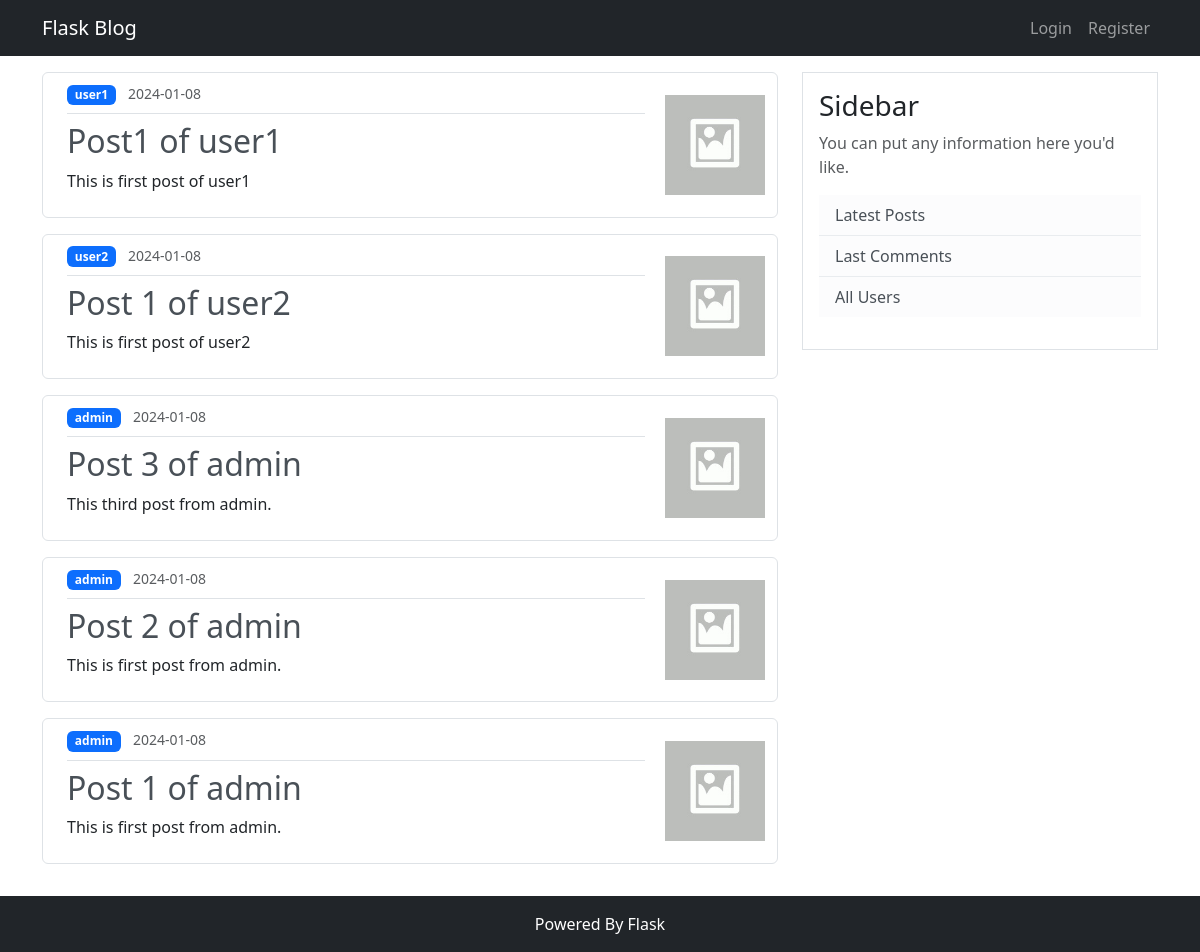
The page / on the database its author committed.
### main/models.py (models this page shows, shortened)
class Post(db.Model):
    __tablename__ = "post"
    id: Mapped[int] = mapped_column(Integer, primary_key=True)
    title: Mapped[str] = mapped_column(String(100), nullable=False)
    date_posted: Mapped[datetime] = mapped_column(DateTime, default=func.now())
    content: Mapped[str] = mapped_column(Text, nullable=False)
    is_public: Mapped[bool] = mapped_column(Boolean, default=False)
    image_file: Mapped[str] = mapped_column(
        String(120), nullable=False, default="default_thumbnail.jpg"
    )
    author_id: Mapped[int] = mapped_column(ForeignKey("user.id"))
    author: Mapped["User"] = relationship(back_populates="posts")

class User(db.Model, UserMixin):
    __tablename__ = "user"
    id: Mapped[int] = mapped_column(Integer, primary_key=True)
    username: Mapped[str] = mapped_column(String(20), unique=True, nullable=False)
    email: Mapped[str] = mapped_column(String(120), unique=True, nullable=False)
    image_file: Mapped[str] = mapped_column(
        String(20), nullable=False, default="default.png"
    )
    password: Mapped[str] = mapped_column(String(60))
    role: Mapped[Roles] = mapped_column(Enum(Roles), default=Roles.AUTHOR)
    posts: Mapped[list["Post"]] = relationship(back_populates="author")

### main/views.py (the view)
@main.route("/")
def index():
    posts = services.get_all_filter_by(Post, is_public=True)
    return render_template("index.html", posts=posts)

### main/services.py (called while the page is built)
def get_all_filter_by(model, **kwargs):
    return db.session.scalars(
        db.select(model).filter_by(**kwargs).order_by(model.id.desc())
    ).all()

### main/templates/index.html (shortened to what this page needs)
{% extends "base.html" %}
{% block content %}
{% for post in posts %}
<article class="d-flex align-items-center mb-3 p-2 border rounded">
  <div class="flex-grow-1 ms-3 me-3">
    <div class="pb-2 mb-2 border-bottom">
      <a class="badge bg-primary text-decoration-none me-2 text-white" href="{{ url_for('posts.user_posts', username=post.author.username) }}">{{ post.author.username
        }}</a>
      <small class="text-muted">{{ post.date_posted.strftime("%Y-%m-%d") }}</small>
    </div>
    <h2><a class="text-dark-emphasis text-decoration-none" href="{{ url_for('posts.post', post_id=post.id) }}">{{ post.title }}</a></h2>
    <p class="">{{ post.content }}</p>
  </div>
  <div class="flex-shrink-0 m-1">
    <img class="article-img"
      src="{{ url_for('static', filename='posts/thumbnails/' + post.image_file) }}">
  </div>
</article>
{% endfor %}
{% endblock content %}

### main/templates/base.html (shortened to what this page needs)
<!DOCTYPE html>
<html>
<head>
    <link href="https://cdn.jsdelivr.net/npm/bootstrap@5.3.2/dist/css/bootstrap.min.css" rel="stylesheet">
    <link rel="stylesheet" type="text/css" href="{{ url_for('static', filename='css/main.css') }}">
</head>
<body class="d-flex flex-column min-vh-100">
    <header class="bg-dark">
        <div class="container">
            <nav class="navbar navbar-expand-sm navbar-dark">
                <a class="navbar-brand me-4" href="/">Flask Blog</a>
                <div class="collapse navbar-collapse" id="navbarToggle">
                    <div class="navbar-nav">
                        {% if current_user.is_authenticated %}
                        <a class="nav-item nav-link" href="{{ url_for('posts.new_post') }}">New Post</a>
                        <a class="nav-item nav-link" href="{{ url_for('posts.my_posts') }}">My Posts</a>
                        <a class="nav-item nav-link" href="{{ url_for('users.account') }}">Account</a>
                        <a class="nav-item nav-link" href="{{ url_for('users.logout') }}">Logout</a>
                        {% else %}
                        <a class="nav-item nav-link" href="{{ url_for('users.login') }}">Login</a>
                        <a class="nav-item nav-link" href="{{ url_for('users.register') }}">Register</a>
                        {% endif %}
                    </div>
                </div>
            </nav>
        </div>
    </header>
    <main class="container flex-grow-1 my-3">
        <div class="row">
            <div class="col-md-8">
                {% block content %}{% endblock %}
            </div>
            <div class="col-md-4">
                <div class="border p-3">
                    <h3>Sidebar</h3>
                    <p class='text-muted'>You can put any information here you'd like.
                    <ul class="list-group list-group-flush">
                        <li class="list-group-item list-group-item-light">Latest Posts</li>
                        <li class="list-group-item list-group-item-light">Last Comments</li>
                        <li class="list-group-item list-group-item-light">All Users</li>
                    </ul>
                    </p>
                </div>
            </div>
        </div>
    </main>
    <footer class="bg-dark py-3 text-white">
        <div class="container">
            <p class="text-center mb-0">Powered By Flask</p>
        </div>
    </footer>
</body>
</html>

### main/static/css/main.css (style rules this page uses)
.article-img { height: 100px; width: 100px; }

### rows shown on the page
Post: author.username "user1", date_posted "2024-01-08", title "Post1 of user1", content "This is first post of user1", image_file (placeholder picture)
Post: author.username "user2", date_posted "2024-01-08", title "Post 1 of user2", content "This is first post of user2", image_file (placeholder picture)
Post: author.username "admin", date_posted "2024-01-08", title "Post 3 of admin", content "This third post from admin.", image_file (placeholder picture)
Post: author.username "admin", date_posted "2024-01-08", title "Post 2 of admin", content "This is first post from admin.", image_file (placeholder picture)
Post: author.username "admin", date_posted "2024-01-08", title "Post 1 of admin", content "This is first post from admin.", image_file (placeholder picture)
